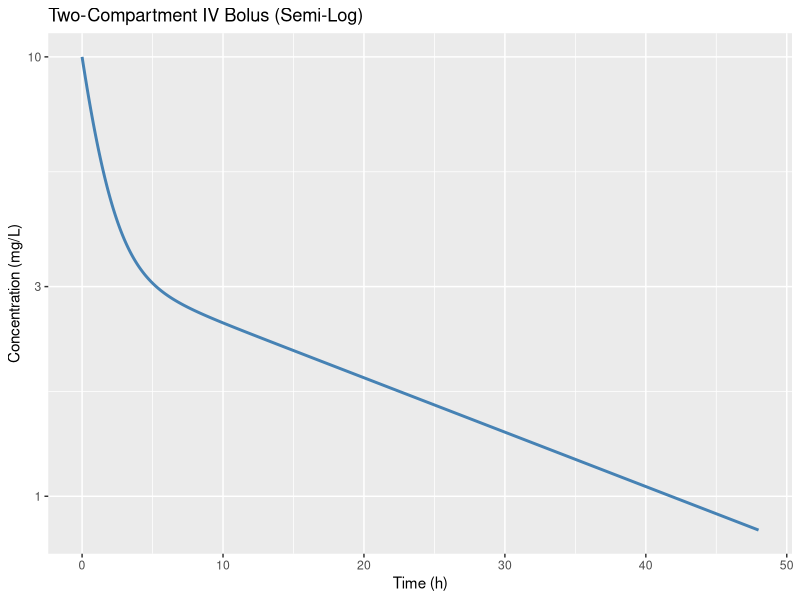
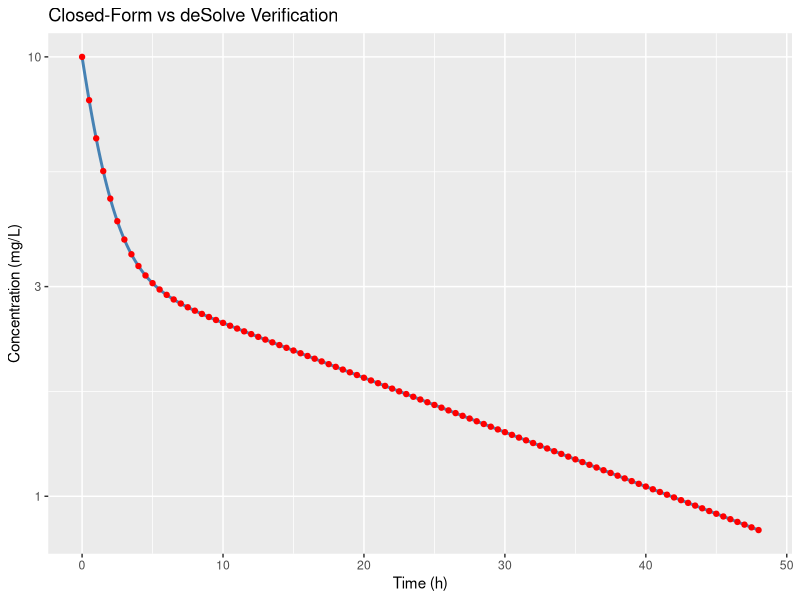
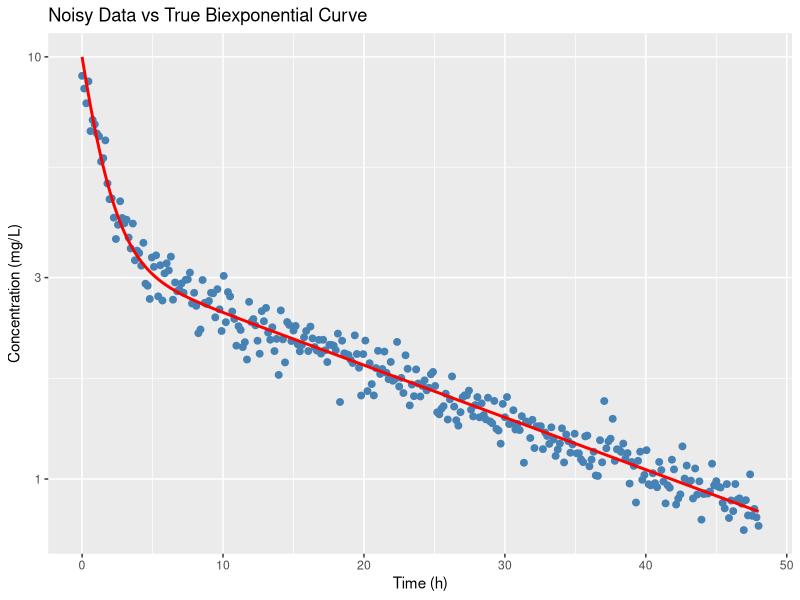

Write the R code that produced these figures, in order.
# Two-Compartment Pharmacokinetic Models
# Extracted executable R code from 15-two-compartment-models.qmd
# Generated by scripts/extract_code.R — do not edit by hand.
# Regenerate: Rscript scripts/extract_code.R   (book repo)
#             Rscript scripts/extract_code.R --standalone   (bundle)
# Working directory: run from the repository root (data/ paths are relative).

# ----------------------------------------------------------------------
# Section: R Implementation
# ----------------------------------------------------------------------
library(ggplot2)
library(deSolve)
library(dplyr)

set.seed(20260731)

# --- Microconstants ---
k10 <- 0.08    # h^-1
k12 <- 0.40    # h^-1
k21 <- 0.25    # h^-1
V1  <- 10      # L
D   <- 100     # mg

# --- Macroconstants ---
sum_k <- k10 + k12 + k21
disc  <- sum_k^2 - 4 * k10 * k21
alpha <- (sum_k + sqrt(disc)) / 2
beta  <- (sum_k - sqrt(disc)) / 2

t12_alpha <- 0.693 / alpha
t12_beta  <- 0.693 / beta

# --- Coefficients A, B ---
A_coef <- (D / V1) * (alpha - k21) / (alpha - beta)
B_coef <- (D / V1) * (k21 - beta) / (alpha - beta)

Vss <- V1 * (1 + k12 / k21)
CL  <- k10 * V1

cat("alpha:", round(alpha, 4), "h^-1, t1/2:", round(t12_alpha, 2), "h\n")
cat("beta:", round(beta, 4), "h^-1, t1/2:", round(t12_beta, 2), "h\n")
cat("V1:", V1, "L, Vss:", round(Vss, 1), "L, CL:", round(CL, 2), "L/h\n")
cat("A:", round(A_coef, 3), "B:", round(B_coef, 3), "mg/L\n")

# ----------------------------------------------------------------------
# Section: Closed-form concentration profile
# ----------------------------------------------------------------------
C_biexp <- function(t, A, B, alpha, beta) {
  A * exp(-alpha * t) + B * exp(-beta * t)
}

time <- seq(0, 48, 0.05)
conc <- C_biexp(time, A_coef, B_coef, alpha, beta)
df <- data.frame(time = time, conc = conc)

ggplot(df, aes(time, conc)) +
  geom_line(linewidth = 1, color = "steelblue") +
  scale_y_log10() +
  labs(x = "Time (h)", y = "Concentration (mg/L)",
       title = "Two-Compartment IV Bolus (Semi-Log)")

# ----------------------------------------------------------------------
# Section: ODE simulation with deSolve
# ----------------------------------------------------------------------
twocomp_ode <- function(t, state, parms) {
  k10 <- parms["k10"]; k12 <- parms["k12"]; k21 <- parms["k21"]
  A1 <- state["A1"]; A2 <- state["A2"]
  dA1 <- -(k10 + k12) * A1 + k21 * A2
  dA2 <- k12 * A1 - k21 * A2
  list(c(dA1, dA2))
}

parms <- c(k10 = k10, k12 = k12, k21 = k21)
out <- ode(y = c(A1 = D, A2 = 0), times = time, func = twocomp_ode, parms = parms)
ode_df <- data.frame(time = out[, "time"], conc_ode = out[, "A1"] / V1)

ggplot() +
  geom_line(data = df, aes(time, conc), linewidth = 1, color = "steelblue") +
  geom_point(data = ode_df[seq(1, nrow(ode_df), 10), ],
             aes(time, conc_ode), color = "red", size = 1.5) +
  scale_y_log10() +
  labs(x = "Time (h)", y = "Concentration (mg/L)",
       title = "Closed-Form vs deSolve Verification")

# ----------------------------------------------------------------------
# Section: Simulated data with NLS fit
# ----------------------------------------------------------------------
# Simulated observations and overlay of the true biexponential curve.
# (Biexponential NLS is notoriously ill-conditioned; we demonstrate
#  identification challenges rather than force an unstable fit.)
conc_true <- C_biexp(time, A_coef, B_coef, alpha, beta)
conc_obs <- conc_true * exp(rnorm(length(time), 0, 0.08))
idx <- seq(1, length(time), by = 3)
obs_df <- data.frame(
  time = time[idx],
  conc = conc_obs[idx],
  pred = conc_true[idx]
)

cat("True macroconstants:\n")
print(round(c(A = A_coef, B = B_coef, alpha = alpha, beta = beta), 4))

ggplot(obs_df, aes(time, conc)) +
  geom_point(size = 2, color = "steelblue") +
  geom_line(aes(y = pred), linewidth = 1, color = "red") +
  scale_y_log10() +
  labs(x = "Time (h)", y = "Concentration (mg/L)",
       title = "Noisy Data vs True Biexponential Curve")

# ----------------------------------------------------------------------
# Section: Phase stripping illustration
# ----------------------------------------------------------------------
# Feathering / phase stripping on the true curve (no noise)
strip_df <- data.frame(time = time, conc = C_biexp(time, A_coef, B_coef, alpha, beta))
term_df <- subset(strip_df, time >= 18)
term_fit <- lm(log(conc) ~ time, data = term_df)
beta_est <- -coef(term_fit)[2]
B_est <- exp(coef(term_fit)[1])

strip_df$residual <- pmax(strip_df$conc - B_est * exp(-beta_est * strip_df$time), 1e-8)
init_df <- subset(strip_df, time > 0.1 & time <= 2)
init_fit <- lm(log(residual) ~ time, data = init_df)
alpha_est <- -coef(init_fit)[2]

cat("Graphical estimates: alpha =", round(alpha_est, 4),
    ", beta =", round(beta_est, 4), "\n")
cat("True values:         alpha =", round(alpha, 4),
    ", beta =", round(beta, 4), "\n")
